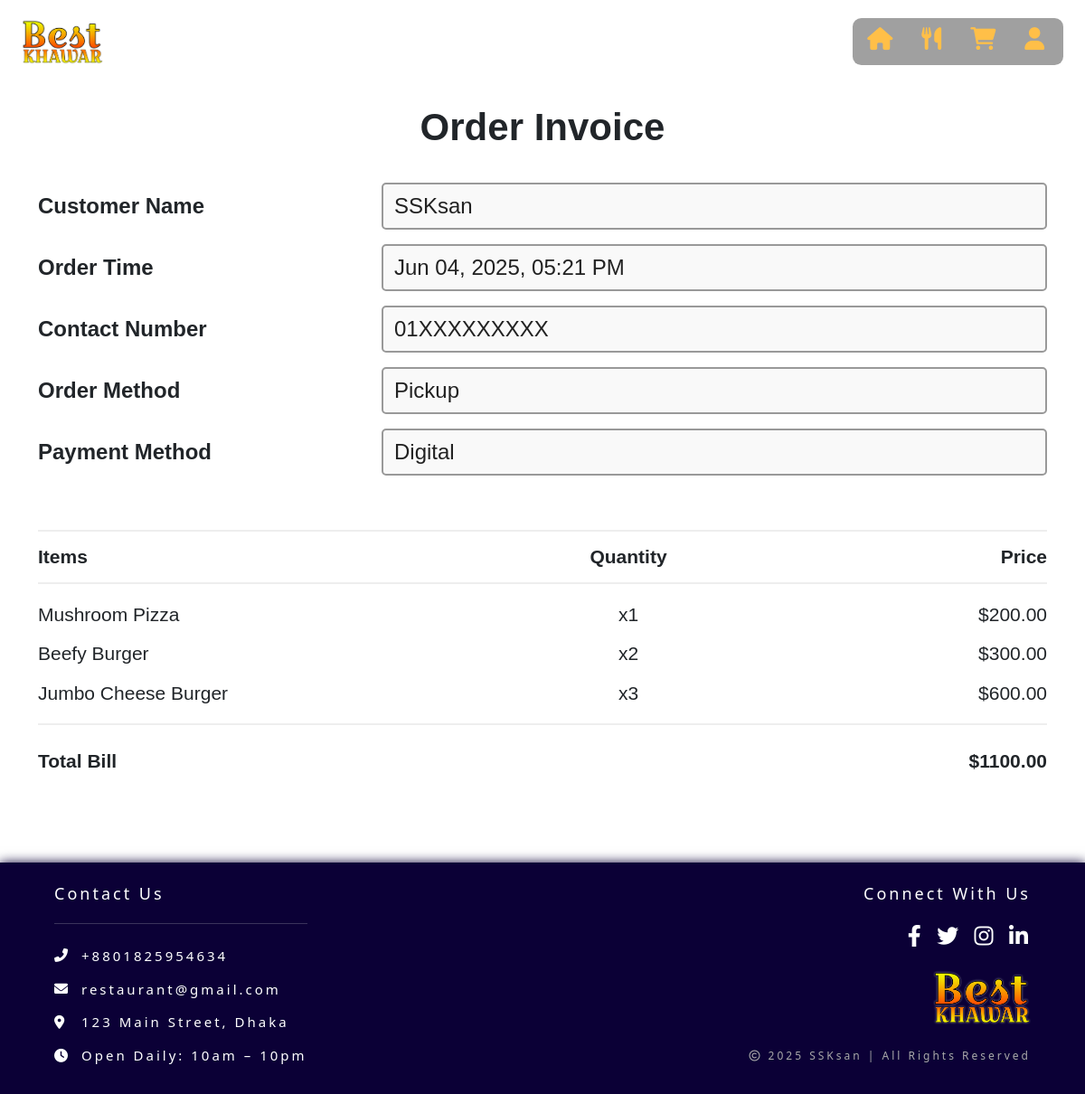
/orders/detail/11 (signed in), run on the app's committed database.
### orders/models.py (models this page shows, shortened)
class Order(models.Model):
    user = models.ForeignKey(User, on_delete=models.CASCADE)
    subtotal = models.DecimalField(max_digits=6, decimal_places=2, default=0)
    charge = models.DecimalField(max_digits=6, decimal_places=2, default=0)
    order_method = models.CharField(
        max_length=20,
        choices=[('delivery', 'Delivery'), ('pickup', 'Pickup')],
        default='delivery'
    )
    payment_method = models.CharField(
        max_length=20,
        choices=[('cash', 'Cash'), ('digital', 'Bkash')],
        default='cash'
    )
    status = models.CharField(
        max_length=20,
        choices=[('pending', 'Pending'), ('completed', 'Completed')],
        default='pending'
    )
    contact = models.CharField(max_length=20)
    address = models.TextField(blank=True, null=True)
    note = models.TextField(blank=True, null=True)
    orderTime = models.DateTimeField(auto_now_add=True)

class Order_item(models.Model):
    order = models.ForeignKey(Order, related_name='ordered_items', on_delete=models.CASCADE)
    item_name = models.CharField(max_length=99)
    item_price = models.DecimalField(max_digits=6, decimal_places=2)
    quantity = models.PositiveIntegerField(default=1)
    @property
    def subtotal(self):
        return self.item_price * self.quantity

### orders/views.py (the view)
# urls.py: path('detail/<int:pk>', views.Order_detail, name='order_detail'),
@login_required
def Order_detail(request, pk):
    order = get_object_or_404(Order, pk=pk, user=request.user)
    return render(request, 'order_details.html', {'order': order})

### orders/templates/order_details.html (shortened to what this page needs)
{% extends "base.html" %}
{% load static %}
{% block style %}
<link rel="stylesheet" href="{% static 'css/order.css' %}">
{% endblock %}
{% block content %}
<div class="container order-container">
  <h2 class="text-center order-title fw-bold">Order Invoice</h2>
  <div class="general-info mb-4">
    <div class="row mb-3">
      <label class="col-4 col-form-label label-text">Customer Name</label>
      <div class="col-8">
        <div class="value-box">{{ order.user.username }}</div>
      </div>
    </div>
    <div class="row mb-3">
      <label class="col-4 col-form-label label-text">Order Time</label>
      <div class="col-8">
        <div class="value-box">{{ order.orderTime|date:"M d, Y, h:i A" }}</div>
      </div>
    </div>
    <div class="row mb-3">
      <label class="col-4 col-form-label label-text">Contact Number</label>
      <div class="col-8">
        <div class="value-box">{{ order.contact }}</div>
      </div>
    </div>
    <div class="row mb-3">
      <label class="col-4 col-form-label label-text">Order Method</label>
      <div class="col-8">
        <div class="value-box text-capitalize">{{ order.order_method }}</div>
      </div>
    </div>
    <div class="row mb-3">
      <label class="col-4 col-form-label label-text">Payment Method</label>
      <div class="col-8">
        <div class="value-box text-capitalize">{{ order.payment_method }}</div>
      </div>
    </div>
  </div>
  <div class="item-list">
    <hr class="item-list-line top-line">
    <div class="row fw-bold item-list-row">
      <div class="col-6">Items</div>
      <div class="col-2 text-center">Quantity</div>
      <div class="col-4 text-end">Price</div>
    </div>
    <hr class="item-list-line mid-line">
    {% for item in order.ordered_items.all %}
    <div class="row item-list-row align-items-center">
      <div class="col-6">{{ item.item_name }}</div>
      <div class="col-2 text-center">x{{ item.quantity }}</div>
      <div class="col-4 text-end">${{ item.subtotal|floatformat:2 }}</div>
    </div>
    {% endfor %}
    <hr class="item-list-line bottom-line">
  </div>
  <div class="billing-section">
    <div class="row fw-bold total">
      <div class="col-6">Total Bill</div>
      <div class="col-6 text-end">${{ order.subtotal|add:order.charge|floatformat:2 }}</div>
    </div>
  </div>
</div>
{% endblock %}

### static/css/base.css (style rules this page uses)
:root { --light-color: #fff; --muted-color: #ccc; --dark-color: #1a1a1a; --icon-main-color: #ffbf48; --icon-active-color: #ff8000; --icon-hover-color: #ff3665; --navbar-bg-color: #1a1a1a69; --footer-bg-color: #0b0036; }
* { margin: 0; padding: 0; box-sizing: border-box; }
body { font-family: 'Arial', sans-serif; min-height: 100vh; display: flex; flex-direction: column; }

### static/css/order.css (style rules this page uses)
.order-container { max-width: 90vw; padding-inline: 3vw; padding-block: 2vw 8vw; font-family: Arial, sans-serif; }
.label-text, .value-box { font-size: 2vw !important; }
.item-list, .billing-section { font-size: 1.75vw; }
.order-title { font-size: 3.5vw; margin-bottom: 3vw; }
.label-text { font-weight: 600; white-space: nowrap; display: flex; align-items: center; }
.value-box { border: 2px solid #999; border-radius: 5px; padding: 0.5vw 1vw; text-align: left; min-height: 2vw; background-color: #f9f9f9; color: #222; display: flex; align-items: center; }
.item-list-row { padding-block: 0.5vw; }
.item-list-line { border-top: 2px solid #bbb; }
.top-line { margin-top: 5vw; margin-bottom: 0.5vw; }
.mid-line { margin-top: 0.5vw; margin-bottom: 1vw; }
.bottom-line { margin-top: 1vw; }
.billing-section .row { margin-inline: 0; }
.billing-section .col-6 { padding-inline: 0; }
.billing-section .total { margin-top: 2vw; }

### data on the page
Order: user.username "SSKsan", orderTime "Jun 04, 2025, 05:21 PM", contact "01XXXXXXXXX", order_method "Pickup", payment_method "Digital", subtotal|add "1100.00"
Order_item: item_name "Mushroom Pizza", quantity "1", subtotal "200.00"
Order_item: item_name "Beefy Burger", quantity "2", subtotal "300.00"
Order_item: item_name "Jumbo Cheese Burger", quantity "3", subtotal "600.00"
